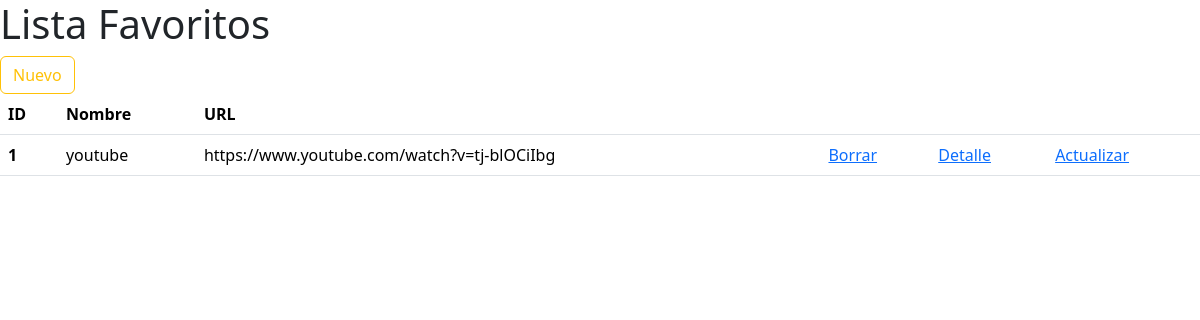
The app's page /, older data.
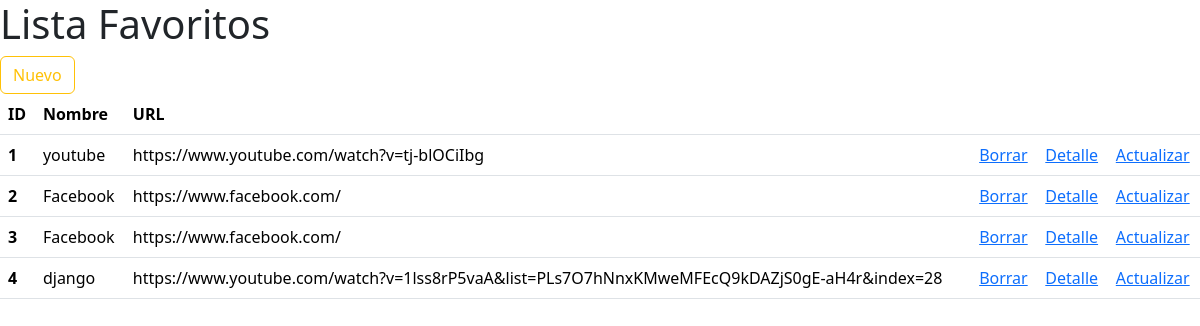
The same page, newer data.
### favoritos/models.py (models this page shows)
class Favoritos(models.Model):
    nombre = models.CharField(max_length=100)
    url = models.URLField(max_length=200)

### favoritos/views.py (the view)
# urls.py: path('', index_favoritos, name='index'),
def index_favoritos(request):
    favoritos_lista = Favoritos.objects.all()
    context = {
        'favoritos_lista': favoritos_lista
    }
    return render(request, 'favoritos/lista.html', context)

### favoritos/templates/favoritos/lista.html (shortened to what this page needs)
<!doctype html>
<html lang="en">
  <head>
    <link href="https://cdn.jsdelivr.net/npm/bootstrap@5.3.3/dist/css/bootstrap.min.css" rel="stylesheet">
  </head>
  <body>
    <h1>Lista Favoritos</h1>
    <a class="btn btn-outline-warning" href="{% url 'favoritos:crear' %}" role="button">Nuevo</a>
    <table class="table table-hover">
        <thead>
        <tr>
            <th scope="col">ID</th>
            <th scope="col">Nombre</th>
            <th scope="col">URL</th>
            <th scope="col"></th>
            <th scope="col"></th>
            <th scope="col"></th>
        </tr>
        </thead>
        <tbody>
            {% for favorito in favoritos_lista %}
                <tr>
                <th scope="row">{{ favorito.id }}</th>
                <td>{{ favorito.nombre }}</td>
                <td>{{ favorito.url }}</td>
                <td> <a href="{% url 'favoritos:borrar' favorito.pk %}">Borrar</a> </td>
                <td> <a href="{% url 'favoritos:detalle' favorito.pk %}">Detalle</a> </td>
                <td> <a href="{% url 'favoritos:actualizar' favorito.pk %}">Actualizar</a> </td>
                </tr>
            {% endfor %}
        </tbody>
    </table>
  </body>
</html>

Row changes from the older to the newer data that the page shows:
added Favoritos: id "2", nombre "Facebook", url "https://www.facebook.com/"
added Favoritos: id "3", nombre "Facebook", url "https://www.facebook.com/"
added Favoritos: id "4", nombre "django", url "https://www.youtube.com/watch?v=1lss8rP5vaA&list=PLs7O7hNnxKMweMFEcQ9kDAZjS0gE-aH4r&index=28"
